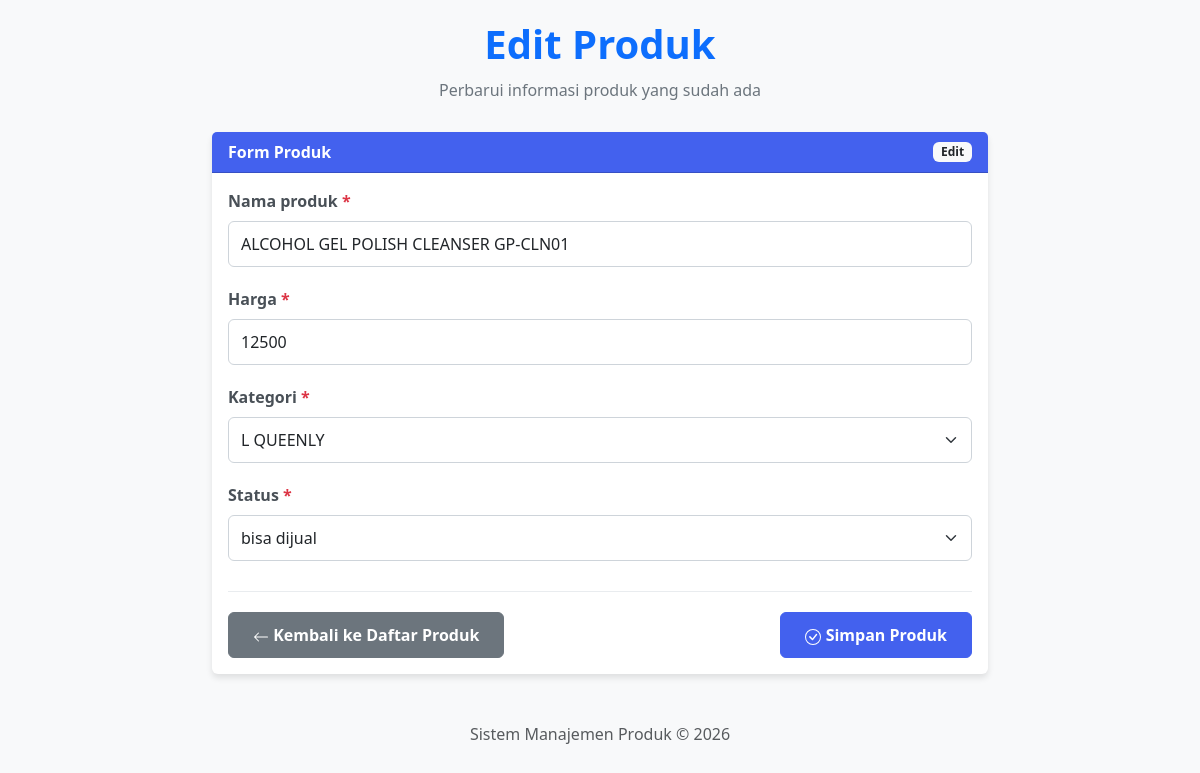
Screenshot of /produk/edit/6/ with the database file from the repository.
### produk/models.py (models this page shows, shortened)
class Produk(models.Model):
    nama_produk = models.CharField(max_length=150)
    harga = models.IntegerField()
    kategori = models.ForeignKey(Kategori, on_delete=models.CASCADE)
    status = models.ForeignKey(Status, on_delete=models.CASCADE)

class Kategori(models.Model):
    nama_kategori = models.CharField(max_length=100)
    def __str__(self):
        return self.nama_kategori

class Status(models.Model):
    nama_status = models.CharField(max_length=50)
    def __str__(self):
        return self.nama_status

### produk/views.py (the view)
# urls.py: path('edit/<int:pk>/', edit_produk, name='edit_produk'),
def edit_produk(request, pk):
    produk = get_object_or_404(Produk, pk=pk)
    if request.method == "POST":
        form = ProdukForm(request.POST, instance=produk)
        if form.is_valid():
            form.save()
            return redirect('list_produk')
    else:
        form = ProdukForm(instance=produk)
    return render(request, 'produk/form_produk.html', {
        'form': form,
        'judul': 'Edit Produk'
    })

### produk/forms.py (shortened to what this page needs)
class ProdukForm(forms.ModelForm):
    class Meta:
        model = Produk
        fields = ['nama_produk', 'harga', 'kategori', 'status']

### produk/templates/produk/form_produk.html (shortened to what this page needs)
<!doctype html>
<html lang="id">
  <head>
    <link href="https://cdn.jsdelivr.net/npm/bootstrap@5.3.0-alpha1/dist/css/bootstrap.min.css" rel="stylesheet">
  </head>
  <body>
    <div class="container">
      <header class="mb-4">
        <h1 class="text-center text-primary">{{ judul }}</h1>
        <p class="text-center page-description">
          {% if 'edit' in judul|lower %}
            Perbarui informasi produk yang sudah ada
          {% else %}
            Tambahkan produk baru ke dalam sistem
          {% endif %}
        </p>
      </header>
      <div class="card">
        <div class="card-header d-flex justify-content-between align-items-center">
          <span>Form Produk</span>
          <span class="badge bg-light text-dark">
            {% if 'edit' in judul|lower %}Edit{% else %}Tambah Baru{% endif %}
          </span>
        </div>
        <div class="card-body">
          <form method="post" novalidate>
            {% for field in form %}
            <div class="form-group">
              <label for="{{ field.id_for_label }}" class="form-label">
                {{ field.label }}
                {% if field.field.required %}
                  <span class="text-danger">*</span>
                {% endif %}
              </label>
              {% if field.field.widget.input_type == 'select' %}
                <select name="{{ field.name }}" id="{{ field.id_for_label }}"
                  class="form-select {% if field.errors %}is-invalid{% endif %}">
                  {% for value, text in field.field.choices %}
                    <option value="{{ value }}" {% if field.value|stringformat:"s" == value|stringformat:"s" %}selected{% endif %}>
                      {{ text }}
                    </option>
                  {% endfor %}
                </select>
              {% else %}
                <input type="{{ field.field.widget.input_type }}"
                  name="{{ field.name }}"
                  id="{{ field.id_for_label }}"
                  class="form-control {% if field.errors %}is-invalid{% endif %}"
                  value="{{ field.value|default_if_none:'' }}"
                  {% if field.field.required %}required{% endif %}
                  {% if field.field.widget.attrs.placeholder %}placeholder="{{ field.field.widget.attrs.placeholder }}"{% endif %}>
              {% endif %}
            </div>
            {% endfor %}
            <div class="form-actions d-flex justify-content-between">
              <div>
                <a href="{% url 'list_produk' %}" class="btn btn-secondary">
                  <svg xmlns="http://www.w3.org/2000/svg" width="16" height="16" fill="currentColor" class="bi bi-arrow-left" viewBox="0 0 16 16">
                    <path fill-rule="evenodd" d="M15 8a.5.5 0 0 0-.5-.5H2.707l3.147-3.146a.5.5 0 1 0-.708-.708l-4 4a.5.5 0 0 0 0 .708l4 4a.5.5 0 0 0 .708-.708L2.707 8.5H14.5A.5.5 0 0 0 15 8z"/>
                  </svg>
                  Kembali ke Daftar Produk
                </a>
              </div>
              <div>
                <button type="submit" class="btn btn-primary">
                  Simpan Produk
                </button>
              </div>
            </div>
          </form>
        </div>
      </div>
      <footer class="mt-5 text-center text-muted">
        <p>Sistem Manajemen Produk &copy; {% now "Y" %}</p>
      </footer>
    </div>
  </body>
</html>

### produk/templates/produk/form_produk.html (style rules this page uses)
body { background-color: #f8f9fa; padding-top: 20px; padding-bottom: 40px; }
.container { max-width: 800px; }
.card { box-shadow: 0 4px 6px rgba(0, 0, 0, 0.1); border: none; }
.card-header { background-color: #4361ee; color: white; font-weight: 600; }
.form-label { font-weight: 600; color: #495057; margin-bottom: 8px; }
.form-control, .form-select { border: 1px solid #ced4da; border-radius: 6px; padding: 10px 12px; transition: all 0.3s; }
.btn-primary { background-color: #4361ee; border-color: #4361ee; padding: 10px 24px; font-weight: 600; border-radius: 6px; }
.btn-secondary { background-color: #6c757d; border-color: #6c757d; padding: 10px 24px; font-weight: 600; border-radius: 6px; }
.form-actions { padding-top: 20px; border-top: 1px solid #e9ecef; margin-top: 30px; }
.form-group { margin-bottom: 20px; }
h1 { color: #333; margin-bottom: 10px; font-weight: 600; }
.page-description { color: #6c757d; margin-bottom: 30px; }

### rows the page displays
Produk: nama_produk "ALCOHOL GEL POLISH CLEANSER GP-CLN01"
Kategori: kategori "L QUEENLY"
Status: status "bisa dijual"

### other values shown
{{ judul }} "Edit Produk"
{{ field.label }} "Nama produk" "Harga" "Kategori" "Status"
